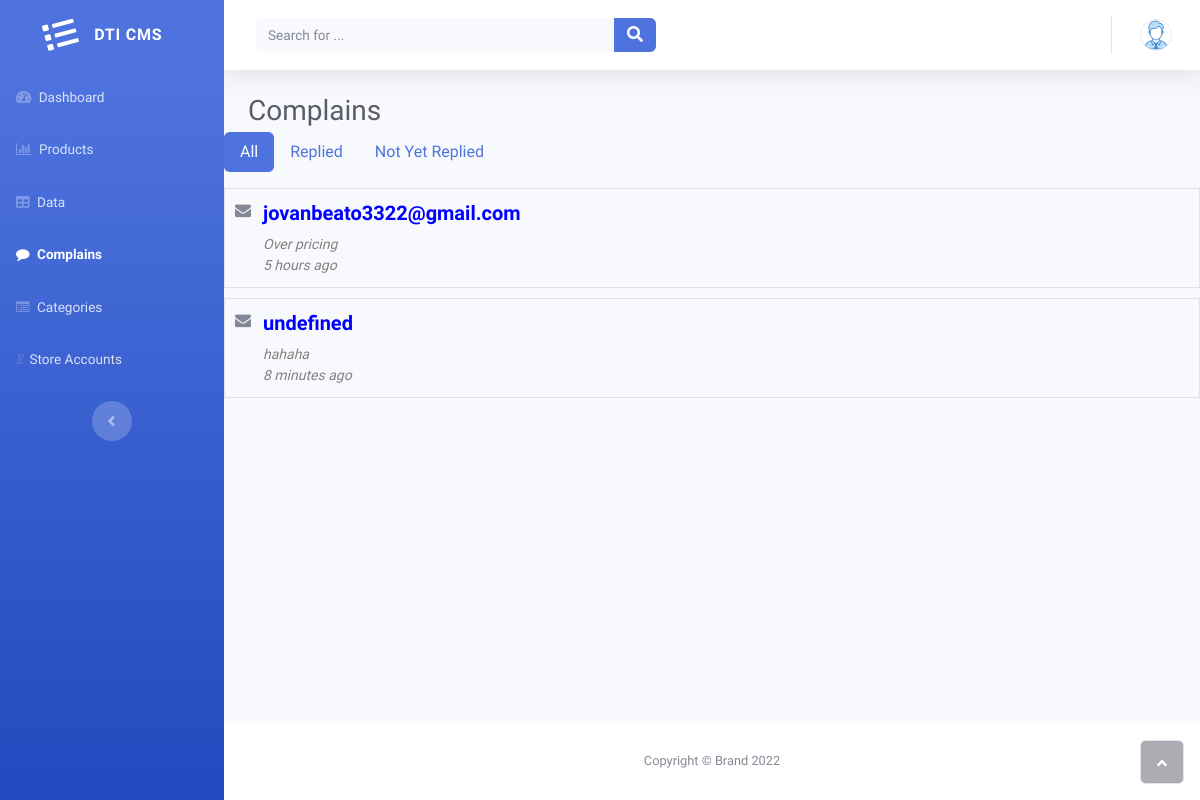
The page /complains on the database as committed earlier.
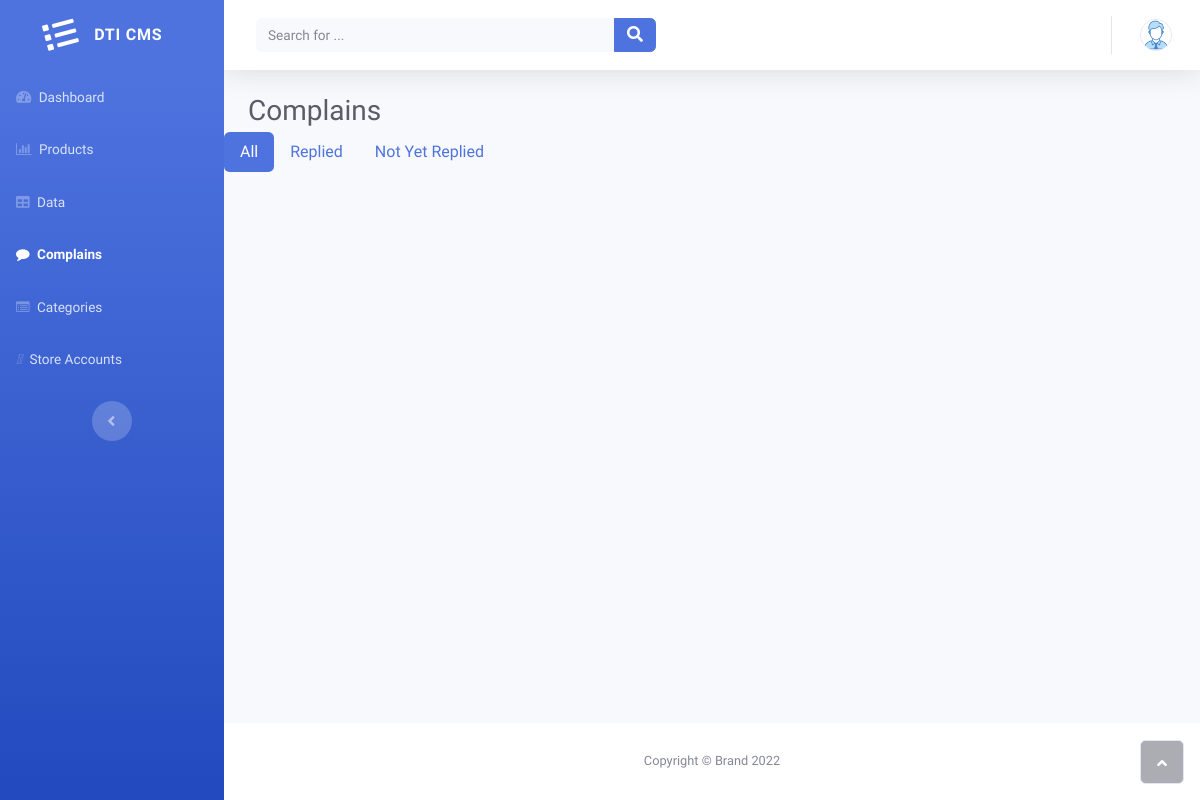
The same page on the database as committed later.
### dtiApi/models.py (models this page shows)
class Concern(models.Model):
    receipt_image = models.ImageField(upload_to='complains/')
    complainant_email = models.CharField(max_length=255)
    complains = models.CharField(max_length=255)
    concern_adress = models.BooleanField(default = False)
    publish_at = models.DateTimeField(auto_now_add=True)

### dtiApi/views.py (the view)
# urls.py: path('complains', views.complains, name='complains'),
def complains(request):
    complains = Concern.objects.all()
    complains_unreplied = Concern.objects.filter(concern_adress=False)
    complains_replied = Concern.objects.filter(concern_adress=True)
    context = {
        "complains": complains,
        "complains_unreplied": complains_unreplied,
        "complains_replied": complains_replied
    }
    return render(request, "complains.html", context)

### dtiApi/templates/complains.html (shortened to what this page needs)
{% extends "base.html" %}
{% load static %}
{% load humanize %}
{% block content %}
<body id="page-top">
  <div id="wrapper">
      {% include "sidenav.html" %}
      <div class="d-flex flex-column" id="content-wrapper">
          <div id="content">
              {% include "navbar.html" %}
              <div class="container-fluid">
                  <h3 class="text-dark mb-1">Complains</h3>
              </div>
              <ul class="nav nav-pills mb-3" id="pills-tab" role="tablist">
                <li class="nav-item">
                  <a class="nav-link active" id="pills-home-tab" data-toggle="pill" href="#pills-home" role="tab" aria-controls="pills-home" aria-selected="true">All</a>
                </li>
                <li class="nav-item">
                  <a class="nav-link" id="pills-profile-tab" data-toggle="pill" href="#pills-profile" role="tab" aria-controls="pills-profile" aria-selected="false">Replied</a>
                </li>
                <li class="nav-item">
                  <a class="nav-link" id="pills-unreplied-tab" data-toggle="pill" href="#pills-unreplied" role="tab" aria-controls="pills-unreplied" aria-selected="false">Not Yet Replied</a>
                </li>
              </ul>
              <div class="tab-content" id="pills-tabContent">
                <div class="tab-pane fade show active" id="pills-home" role="tabpanel" aria-labelledby="pills-home-tab">
                  {% for complains in complains %}
                  <div class="gift row">
                        <div class=""><i class="fa fa-envelope" aria-hidden="true"></i></div>
                        <div class="gift__info col-sm-9 col-12">
                            <a href = "{% url 'address_complains' complains.id %}"><h4 class="gift__name">{{ complains.complainant_email }}</h4></a>
                            <div class="gift__details">
                                <p>{{ complains.complains }}</p>
                            </div>
                            <div class="gift__details">
                                <p>{{ complains.publish_at|naturaltime }}</p>
                            </div>
                        </div>
                  </div>
                {% endfor %}
              </div>
              </div>
          </div>
          <footer class="bg-white sticky-footer">
              <div class="container my-auto">
                  <div class="text-center my-auto copyright"><span>Copyright © Brand 2022</span></div>
              </div>
          </footer>
      </div><a class="border rounded d-inline scroll-to-top" href="#page-top"><i class="fas fa-angle-up"></i></a>
  </div>
</body>
{% endblock %}

### dtiApi/templates/base.html (shortened to what this page needs)
{% load static %}
<!DOCTYPE html>
<head>
    <link rel="stylesheet" href="{% static 'bootstrap/css/bootstrap.min.css'  %}">
    <link rel="stylesheet" href="{% static 'fonts/fontawesome-all.min.css'  %}">
    <link rel="stylesheet" href="{% static 'fonts/font-awesome.min.css'  %}">
    <link rel="stylesheet" href="{% static 'fonts/fontawesome5-overrides.min.css'  %}">
    <link rel="stylesheet" href="{% static 'css/Animated-Pretty-Product-List-v12.css'  %}">
    <link rel="stylesheet" href="{% static 'css/gift-product-long.css'  %}">
</head>
{% block content %}
{% endblock %}

### dtiApi/templates/sidenav.html (shortened to what this page needs)
<nav class="navbar navbar-dark align-items-start sidebar sidebar-dark accordion bg-gradient-primary p-0">
    <div class="container-fluid d-flex flex-column p-0"><a class="navbar-brand d-flex justify-content-center align-items-center sidebar-brand m-0" href="#">
            <div class="sidebar-brand-icon rotate-n-15"><i class="fas fa-list"></i></div>
            <div class="sidebar-brand-text mx-3"><span>DTI CMS</span></div>
        </a>
        <ul class="navbar-nav text-light" id="accordionSidebar">
            <li class="nav-item">
              {% url 'dashboard' as dashboard %}
              <a class="nav-link {% if request.path == dashboard %} active {% endif %}" href="{{ dashboard }}">
                <i class="fas fa-tachometer-alt"></i>
                <span>Dashboard</span>
              </a>
            </li>
            <li class="nav-item">
              {% url 'products' as products %}
              <a class="nav-link {% if request.path == products %} active {% endif %}" href="{{ products }}">
                <i class="fa fa-bar-chart-o"></i>
                <span>Products</span>
              </a>
            </li>
            <li class="nav-item">
              {% url 'data' as data %}
              <a class="nav-link {% if request.path == data %} active {% endif %}" href="{{ data }}">
                <i class="fas fa-table"></i>
                <span>Data</span>
              </a>
          </li>
            <li class="nav-item">
              {% url 'complains' as complains %}
              <a class="nav-link {% if request.path == complains %} active {% endif %}" href="{{ complains }}">
                <i class="fa fa-comment"></i>
                <span>Complains</span>
              </a>
            </li>
            <li class="nav-item">
              {% url 'categories' as categories %}
              <a class="nav-link {% if request.path == categories %} active {% endif %}" href="{{ categories }}">
                <i class="fa fa-list-alt"></i>
                <span>Categories</span>
              </a>
            </li>
            <li class="nav-item">
              {% url 'accounts' as accounts %}
              <a class="nav-link {% if request.path == accounts %} active {% endif %}" href="{{ accounts }}">
                <i class="fa-light fa-store"></i>
                <span>Store Accounts</span>
              </a>
            </li>
        </ul>
        <div class="text-center d-none d-md-inline"><button class="btn rounded-circle border-0" id="sidebarToggle" type="button"></button></div>
    </div>
</nav>

### dtiApi/templates/navbar.html (shortened to what this page needs)
{% load static %}
<nav class="navbar navbar-light navbar-expand bg-white shadow mb-4 topbar static-top">
    <div class="container-fluid"><button class="btn btn-link d-md-none rounded-circle mr-3" id="sidebarToggleTop" type="button"></button>
        <form class="form-inline d-none d-sm-inline-block mr-auto ml-md-3 my-2 my-md-0 mw-100 navbar-search">
            <div class="input-group"><input class="bg-light form-control border-0 small" type="text" placeholder="Search for ...">
                <div class="input-group-append"><button class="btn btn-primary py-0" type="button"><i class="fas fa-search"></i></button></div>
            </div>
        </form>
        <ul class="navbar-nav flex-nowrap ml-auto">
            <li class="nav-item dropdown no-arrow">
                <div class="nav-item dropdown no-arrow"><a class="dropdown-toggle nav-link" aria-expanded="false" data-toggle="dropdown" href="#"><img class="border rounded-circle img-profile" src="{% static 'img/avatars/download.png' %}"></a>
                </div>
            </li>
        </ul>
    </div>
</nav>

Rows that differ between the two databases and show on the page:
removed Concern: complainant_email "jovanbeato3322@gmail.com", complains "Over pricing", publish_at "5 hours ago"
removed Concern: complainant_email "undefined", complains "hahaha", publish_at "8 minutes ago"
